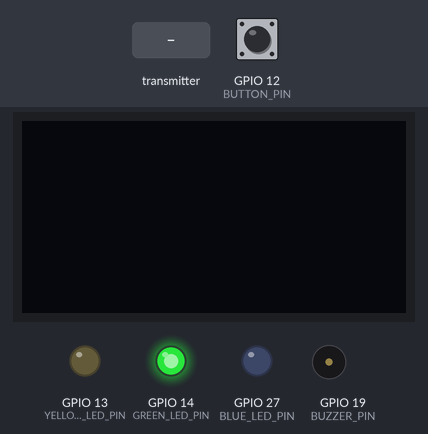
Bench run of a sketch on a simulated ESP32. Parts: 128×64 one-colour display, output pins drawn as LEDs (lit = HIGH), buzzer (waves = sounding, pin HIGH). The inputs (shaded band) are chosen by the test bench; at power-on: GPIO 12 (BUTTON_PIN) HIGH. What the sketch prints to the serial monitor is not drawn.

Above: at 1.7 s.
1.8 s: the transmitter starts sending tramlineActive = 1
At 2.8 s:
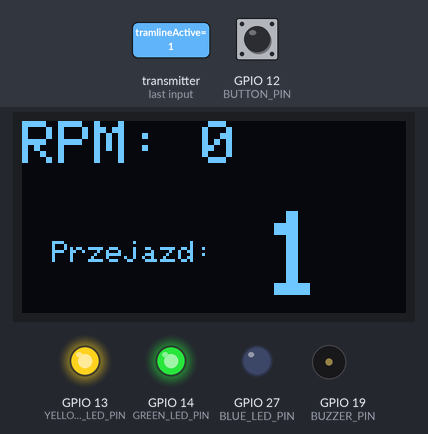
3.3 s: GPIO 12 (BUTTON_PIN) pulled LOW for 0.15 s
At 4.4 s:
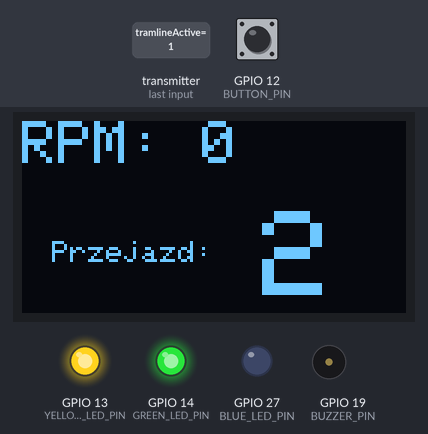
4.9 s: the transmitter starts sending turbineRPM = 1024
At 6.1 s:
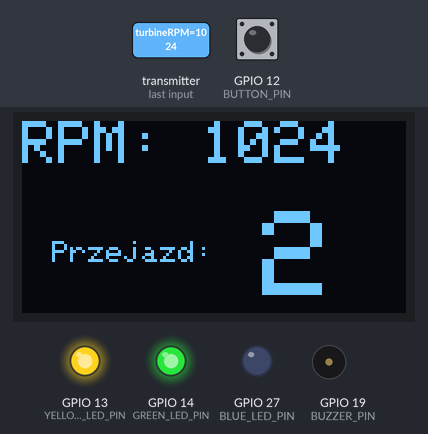
6.4 s: the transmitter starts sending tramlineActive = 0
At 7.5 s:
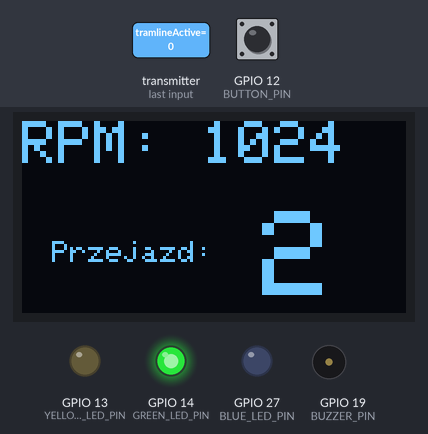
7.9 s: GPIO 12 (BUTTON_PIN) pulled LOW for 1 s
At 9.1 s:
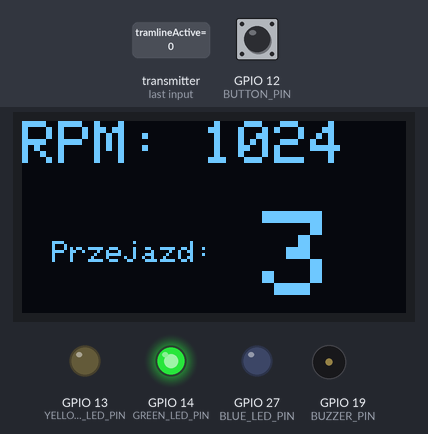
10.4 s: the transmitter starts sending turbineRPM = 2048
At 11.7 s:
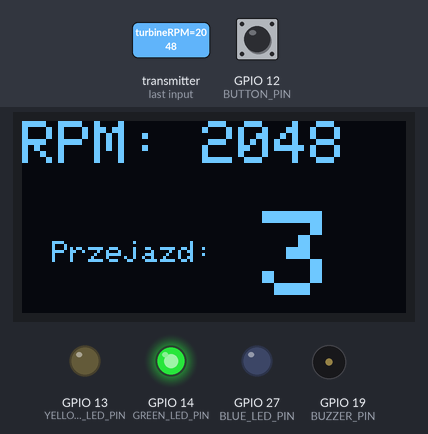
Timing chart, 0 to 12.9 s (numbered marks = the images above; inputs shaded):
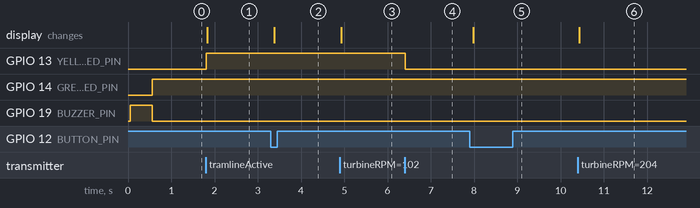

The sketch:

tractor_server.ino
```cpp
#include <esp_now.h>
#include <WiFi.h>

//for oled
#include <Wire.h>
#include <Adafruit_GFX.h>
#include <Adafruit_SH1106.h>

#define BUTTON_PIN 12       // Pin for the button
#define GREEN_LED_PIN 14    // Pin for the green LED
#define BLUE_LED_PIN 27     // Pin for the blue LED
#define YELLOW_LED_PIN 13   // Pin for the yellow LED
#define BUZZER_PIN 19       // Pin for the buzzer

#define SCREEN_WIDTH 128 // OLED display width,  in pixels
#define SCREEN_HEIGHT 64 // OLED display height, in pixels

// declare an SSD1306 display object connected to I2C
#define OLED_RESET -1
Adafruit_SH1106 oled((int8_t)OLED_RESET);

// REPLACE WITH THE MAC Address of your seeder esp32 module (adres tego z czarnym kablem)
uint8_t broadcastAddressSeeder[] = {0x3c, 0x71, 0xbf, 0x13, 0x6c, 0xdc};

// Debounce and button variables
int lastSteadyState = LOW;       // the previous steady state from the input pin
int lastFlickerableState = LOW;  // the previous flickerable state from the input pin
int currentState;
unsigned long lastDebounceTime = 0;
const unsigned long debounceDelay = 50;
int tramlineNumber = 0;

// Structure to send data
typedef struct struct_tractor {
    bool tramlineActive;
} struct_tractor;

// Structure to receive data
typedef struct struct_seeder {
    int turbineRPM;
    int WOMRPM;
    bool mechanismTurning;
    bool tramlineActive;
} struct_seeder;

// Create struct instances
struct_tractor tractorData;
struct_seeder seederData;

// Variable to store if sending data was successful
String success;

// Variables to manage LED states
bool lastMessageDelivered = false;
unsigned long lastBlinkTime = 0;
const int blinkInterval = 1000;

// Fault status variable
String faultStatus = "no fault";

bool enableTurbineAlarm = false;
bool enableWOMAlarm = false;

//Variables for sending data
unsigned long lastMessageSendingTime = 0;
const int sendingInterval = 200;

void OnDataSent(const uint8_t *mac_addr, esp_now_send_status_t status) {
    Serial.print("\r\nLast Packet Send Status:\t");
    Serial.println(status == ESP_NOW_SEND_SUCCESS ? "Delivery Success" : "Delivery Fail");
    if (status == ESP_NOW_SEND_SUCCESS) {
        success = "Delivery Success :)";
        lastMessageDelivered = true;
    } else {
        success = "Delivery Fail :(";
        lastMessageDelivered = false;
    }
}

void OnDataRecv(const uint8_t * mac, const uint8_t *incomingData, int len) {
    memcpy(&seederData, incomingData, sizeof(seederData));
    Serial.print("Bytes received: ");
    Serial.println(len);
    Serial.print("turbineRPM: ");
    Serial.println(seederData.turbineRPM);
    Serial.print("WOMRPM: ");
    Serial.println(seederData.WOMRPM);
    Serial.print("mechanismTurning: ");
    Serial.println(seederData.mechanismTurning);
    Serial.print("tramlineActive: ");
    Serial.println(seederData.tramlineActive);

    if (seederData.tramlineActive) {
      digitalWrite(YELLOW_LED_PIN, HIGH);
    } else {
      digitalWrite(YELLOW_LED_PIN, LOW);
    }

    updateDisplay();
    updateFaultStatus();


}

void setup() {
    Serial.begin(115200);

    // Set device as a Wi-Fi Station
    WiFi.mode(WIFI_STA);

    // Init ESP-NOW
    if (esp_now_init() != ESP_OK) {
        Serial.println("Error initializing ESP-NOW");
        return;
    }

    // Register for Send callback
    esp_now_register_send_cb(OnDataSent);

    // Register peer
    esp_now_peer_info_t peerInfo;
    memcpy(peerInfo.peer_addr, broadcastAddressSeeder, 6);
    peerInfo.channel = 0;
    peerInfo.encrypt = false;

    // Add peer
    if (esp_now_add_peer(&peerInfo) != ESP_OK) {
        Serial.println("Failed to add peer");
        return;
    }

    // Register for a callback function that will be called when data is received
    //esp_now_register_recv_cb(esp_now_recv_cb_t(OnDataRecv));

    // Initialize OLED display with address 0x3C for 128x64
    oled.begin(SH1106_SWITCHCAPVCC, 0x3C);
    oled.display();
    oled.clearDisplay(); // Clear display

    // Initialize tractor data
    tractorData.tramlineActive = false;

    // Set pin modes
    pinMode(BUTTON_PIN, INPUT_PULLUP);
    pinMode(GREEN_LED_PIN, OUTPUT);
    pinMode(BLUE_LED_PIN, OUTPUT);
    pinMode(YELLOW_LED_PIN, OUTPUT);
    pinMode(BUZZER_PIN, OUTPUT);

    // test the buzzer
    digitalWrite(BUZZER_PIN, HIGH);
    delay(500);
    digitalWrite(BUZZER_PIN, LOW);


    // Register for a callback function that will be called when data is received
    esp_now_register_recv_cb(esp_now_recv_cb_t(OnDataRecv));

}

void loop() {
    unsigned long currentMillis = millis();

    // Read button state with debounce
    int currentState = digitalRead(BUTTON_PIN);

    if (currentState != lastFlickerableState) {
    lastDebounceTime = millis();
    lastFlickerableState = currentState;
    }

    if ((millis() - lastDebounceTime) > debounceDelay) {
      // whatever the reading is at, it's been there for longer than the debounce
      // delay, so take it as the actual current state:

      // if the button state has changed:
      if(lastSteadyState == HIGH && currentState == LOW)
      {
        tramlineNumber = (tramlineNumber + 1)%6;

          updateDisplay();

          Serial.print("Button ścieżka: ");
          Serial.println(tramlineNumber+1);

          if(tramlineNumber == 2 || tramlineNumber == 3) tractorData.tramlineActive = true;
          else tractorData.tramlineActive = false;
      }
      lastSteadyState = currentState;
    }

    // Send message via ESP-NOW
    if (millis() - lastMessageSendingTime >= sendingInterval)
    {
      esp_err_t result = esp_now_send(broadcastAddressSeeder, (uint8_t *) &tractorData, sizeof(tractorData));
      lastMessageSendingTime = millis();
    }

    if (lastMessageDelivered) {
        digitalWrite(GREEN_LED_PIN, HIGH);
        digitalWrite(BLUE_LED_PIN, LOW);
    } else {
        digitalWrite(GREEN_LED_PIN, LOW);
        if (millis() - lastBlinkTime >= blinkInterval) {
            digitalWrite(BLUE_LED_PIN, !digitalRead(BLUE_LED_PIN));
            lastBlinkTime = millis();
        }
    }

}

void updateFaultStatus() {
  bool buzzerActive = false;

  if (enableWOMAlarm && seederData.mechanismTurning && seederData.WOMRPM < 50) {
    faultStatus = "WOM turned off";
    buzzerActive = true;
  } else if (enableTurbineAlarm && seederData.mechanismTurning && seederData.turbineRPM < 50) {
    faultStatus = "Turbine turned off";
    buzzerActive = true;
  } else if (enableWOMAlarm && !seederData.mechanismTurning && seederData.WOMRPM >= 50) {
    faultStatus = "WOM while lifted";
    buzzerActive = true;
  } else {
    faultStatus = "no fault";
  }


  if (buzzerActive) {
    digitalWrite(BUZZER_PIN, millis() % 500 < 250);
  } else {
    digitalWrite(BUZZER_PIN, LOW);
  }

}

void updateDisplay()
{
  if(faultStatus == "no fault")
  {
    oled.clearDisplay();
    oled.setTextSize(2);
    oled.setTextColor(WHITE);
    oled.setCursor(0, 0);
    oled.print("RPM: ");
    oled.println(seederData.turbineRPM);

    oled.setTextSize(1);
    oled.setCursor(10, 40);
    oled.print("Przejazd: ");

    oled.setTextSize(4);
    oled.setCursor(80, 30);
    oled.print(tramlineNumber + 1); // Display tramline number from 1 to 6
    oled.display();
  } else if ( faultStatus == "WOM turned off") {
    oled.clearDisplay();
    oled.setTextSize(3);
    oled.setTextColor(WHITE);
    oled.setCursor(10, 15);
    oled.print("WOM");
    oled.display();
  } else if ( faultStatus == "Turbine turned off") {
    oled.clearDisplay();
    oled.setTextSize(2);
    oled.setTextColor(WHITE);
    oled.setCursor(10, 20);
    oled.print("Dmuchawa");
    oled.display();
  } else if ( faultStatus == "WOM while lifted") {
    oled.clearDisplay();
    oled.setTextSize(3);
    oled.setTextColor(WHITE);
    oled.setCursor(10, 15);
    oled.print("WOM");
    oled.display();
  }
}
```

Measured:
- after the input at 1.8 s, GPIO 13 (YELLOW_LED_PIN): LOW → HIGH at once; the display: changes at once (image 1)
- after the input at 3.3 s, the display: changes after 0.08 s (image 2)
- after the input at 4.9 s, the display: changes at once (image 3)
- after the input at 6.4 s, GPIO 13 (YELLOW_LED_PIN): HIGH → LOW at once
- after the input at 7.9 s, the display: changes after 0.08 s (image 5)
- after the input at 10.4 s, the display: changes at once (image 6)
